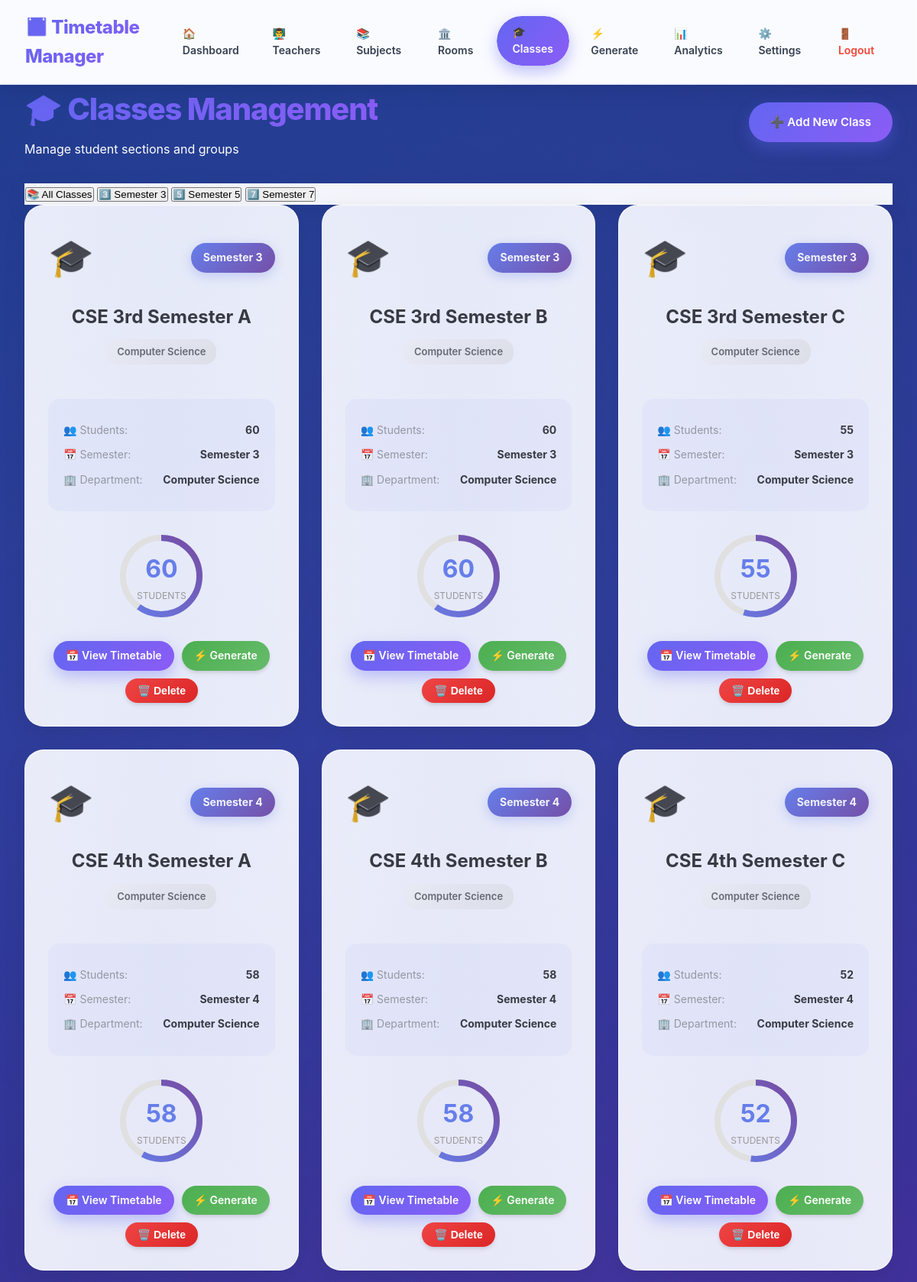
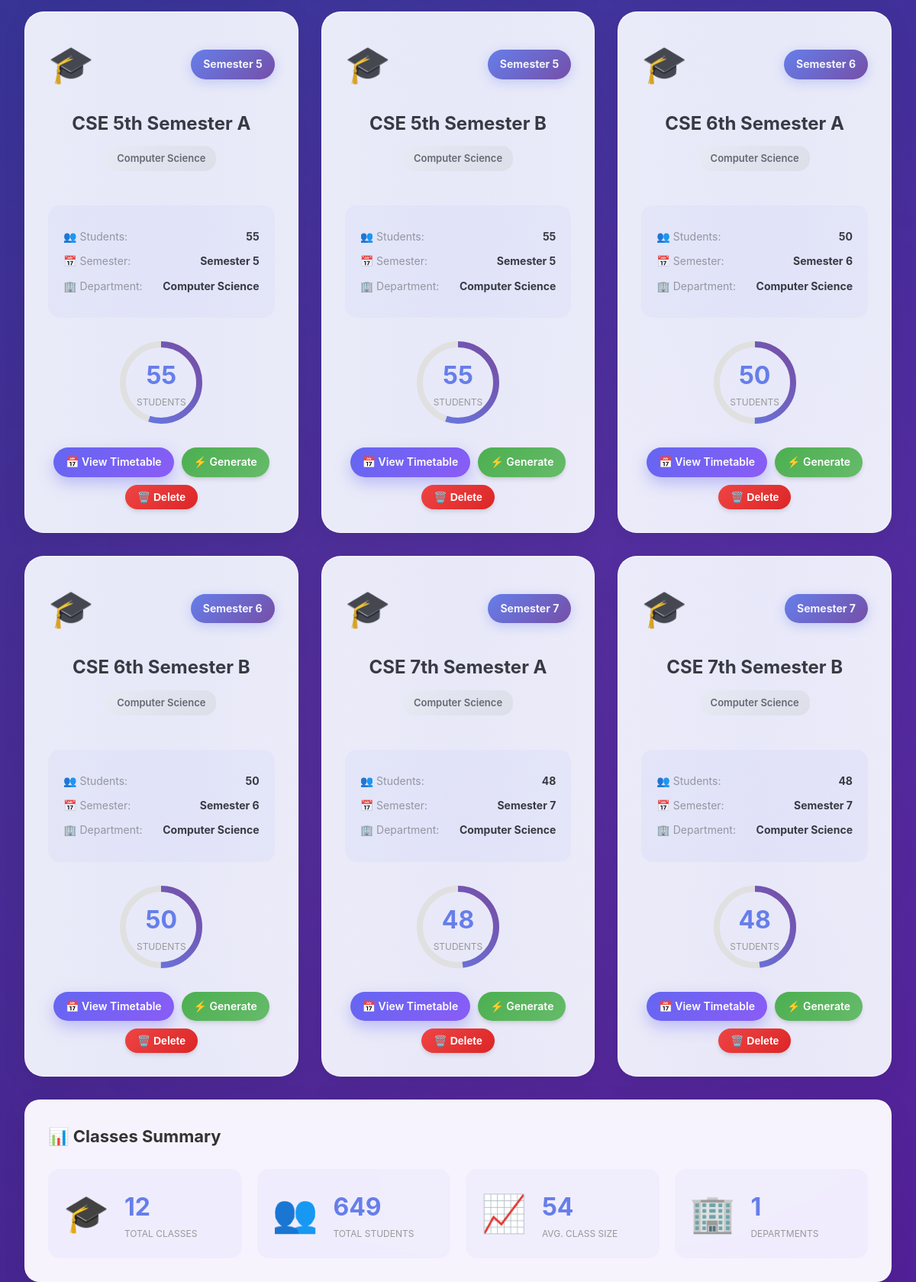
Page /classes (signed in) on the committed database (2 pictures, top to bottom).
### tables this page shows
CREATE TABLE classes (
            id INTEGER PRIMARY KEY AUTOINCREMENT,
            name TEXT NOT NULL,
            semester TEXT,
            department TEXT,
            num_students INTEGER,
            user_id INTEGER NOT NULL,
            created_at TIMESTAMP DEFAULT CURRENT_TIMESTAMP,
            FOREIGN KEY (user_id) REFERENCES users (id)
        );

### app.py (the view)
@app.route('/classes')
@login_required
def classes():
    conn = get_db_connection()
    classes = conn.execute('''
        SELECT * FROM classes WHERE user_id = ? ORDER BY name
    ''', (session['user_id'],)).fetchall()
    conn.close()
    return render_template('classes.html', classes=classes)

### app.py (called while the page is built)
def login_required(f):
    @wraps(f)
    def decorated_function(*args, **kwargs):
        if 'user_id' not in session:
            flash('Please login to access this page.', 'warning')
            return redirect(url_for('login'))
        return f(*args, **kwargs)
    return decorated_function

### database.py (called while the page is built)
def get_db_connection():
    conn = sqlite3.connect(DATABASE)
    conn.row_factory = sqlite3.Row
    return conn

### templates/classes.html (shortened to what this page needs)
<!DOCTYPE html>
<html lang="en">
<head>
    <link rel="stylesheet" href="{{ url_for('static', filename='css/style.css') }}">
</head>
<body>
    <nav class="navbar glass">
        <div class="nav-brand gradient-text">📅 Timetable Manager</div>
        <div class="nav-links">
            <a href="{{ url_for('dashboard') }}">🏠 Dashboard</a>
            <a href="{{ url_for('teachers') }}">👨‍🏫 Teachers</a>
            <a href="{{ url_for('subjects') }}">📚 Subjects</a>
            <a href="{{ url_for('rooms') }}">🏛️ Rooms</a>
            <a href="{{ url_for('classes') }}" class="active">🎓 Classes</a>
            <a href="{{ url_for('generate_timetable') }}">⚡ Generate</a>
            <a href="{{ url_for('analytics') }}">📊 Analytics</a>
            <a href="{{ url_for('settings') }}">⚙️ Settings</a>
            <a href="{{ url_for('logout') }}" style="color: #f44336;">🚪 Logout</a>
        </div>
    </nav>
    <div class="container">
        <div class="page-header fade-in-up">
            <div>
                <h1 class="gradient-text">🎓 Classes Management</h1>
                <p style="color: white; margin-top: 8px;">Manage student sections and groups</p>
            </div>
            <a href="{{ url_for('add_class') }}" class="btn btn-primary glow-on-hover">
                ➕ Add New Class
            </a>
        </div>
        <div class="filter-tabs glass fade-in-up" style="animation-delay: 0.1s;">
            <button class="tab-btn active" onclick="filterBySemester('all')">
                📚 All Classes
            </button>
            <button class="tab-btn" onclick="filterBySemester('Semester 3')">
                3️⃣ Semester 3
            </button>
            <button class="tab-btn" onclick="filterBySemester('Semester 5')">
                5️⃣ Semester 5
            </button>
            <button class="tab-btn" onclick="filterBySemester('Semester 7')">
                7️⃣ Semester 7
            </button>
        </div>
        <div class="classes-grid fade-in-up" style="animation-delay: 0.2s;">
            {% for class in classes %}
            <div class="class-card glass zoom-hover card-3d" data-semester="{{ class['semester'] }}">
                <div class="class-header">
                    <div class="class-icon">🎓</div>
                    <div class="semester-badge">{{ class['semester'] }}</div>
                </div>
                <h3 class="class-name">{{ class['name'] }}</h3>
                <div class="class-department">{{ class['department'] }}</div>
                <div class="class-info">
                    <div class="info-row">
                        <span class="info-label">👥 Students:</span>
                        <span class="info-value">{{ class['num_students'] }}</span>
                    </div>
                    <div class="info-row">
                        <span class="info-label">📅 Semester:</span>
                        <span class="info-value">{{ class['semester'] }}</span>
                    </div>
                    <div class="info-row">
                        <span class="info-label">🏢 Department:</span>
                        <span class="info-value">{{ class['department'] }}</span>
                    </div>
                </div>
                <div class="progress-ring">
                    <svg width="120" height="120">
                        <circle cx="60" cy="60" r="50" stroke="#e0e0e0" stroke-width="8" fill="none"></circle>
                        <circle cx="60" cy="60" r="50" stroke="url(#gradient{{ class['id'] }})" stroke-width="8" fill="none"
                                stroke-dasharray="314" stroke-dashoffset="{{ 314 - (class['num_students'] / 100 * 314) }}"
                                transform="rotate(-90 60 60)"></circle>
                        <defs>
                            <linearGradient id="gradient{{ class['id'] }}" x1="0%" y1="0%" x2="100%" y2="100%">
                                <stop offset="0%" style="stop-color:#667eea;stop-opacity:1" />
                                <stop offset="100%" style="stop-color:#764ba2;stop-opacity:1" />
                            </linearGradient>
                        </defs>
                    </svg>
                    <div class="ring-text">
                        <div class="ring-number">{{ class['num_students'] }}</div>
                        <div class="ring-label">Students</div>
                    </div>
                </div>
                <div class="class-actions">
                    <a href="{{ url_for('view_timetable', class_id=class['id']) }}"
                       class="btn btn-sm btn-primary">
                        📅 View Timetable
                    </a>
                    <a href="{{ url_for('generate_timetable') }}?class={{ class['id'] }}"
                       class="btn btn-sm btn-success">
                        ⚡ Generate
                    </a>
                    <button onclick="deleteClass({{ class['id'] }}, '{{ class['name'] }}')"
                            class="btn btn-sm btn-danger">
                        🗑️ Delete
                    </button>
                </div>
            </div>
            {% endfor %}
        </div>
        <div class="summary-section glass fade-in-up" style="animation-delay: 0.3s;">
            <h3>📊 Classes Summary</h3>
            <div class="summary-grid">
                <div class="summary-item">
                    <div class="summary-icon">🎓</div>
                    <div class="summary-details">
                        <div class="summary-value">{{ classes|length }}</div>
                        <div class="summary-label">Total Classes</div>
                    </div>
                </div>
                <div class="summary-item">
                    <div class="summary-icon">👥</div>
                    <div class="summary-details">
                        <div class="summary-value">
                            {% set total_students = classes|sum(attribute='num_students') %}
                            {{ total_students }}
                        </div>
                        <div class="summary-label">Total Students</div>
                    </div>
                </div>
                <div class="summary-item">
                    <div class="summary-icon">📈</div>
                    <div class="summary-details">
                        <div class="summary-value">
                            {% set avg_students = (classes|sum(attribute='num_students') / classes|length)|int if classes else 0 %}
                            {{ avg_students }}
                        </div>
                        <div class="summary-label">Avg. Class Size</div>
                    </div>
                </div>
                <div class="summary-item">
                    <div class="summary-icon">🏢</div>
                    <div class="summary-details">
                        <div class="summary-value">
                            {% set unique_depts = classes|map(attribute='department')|unique|list|length %}
                            {{ unique_depts }}
                        </div>
                        <div class="summary-label">Departments</div>
                    </div>
                </div>
            </div>
        </div>
    </div>
</body>
</html>

### templates/classes.html (style rules this page uses)
.classes-grid { display: grid; grid-template-columns: repeat(auto-fill, minmax(350px, 1fr)); gap: 30px; }
.class-card { padding: 30px; border-radius: 25px; text-align: center; position: relative; overflow: hidden; }
.class-card::before { content: ''; position: absolute; top: -50%; left: -50%; width: 200%; height: 200%; background: linear-gradient(45deg, transparent, rgba(102, 126, 234, 0.1), transparent); transform: rotate(45deg); transition: all 0.6s; }
.class-header { display: flex; justify-content: space-between; align-items: center; margin-bottom: 20px; }
.class-icon { font-size: 48px; animation: float-icon 3s ease-in-out infinite; }
.semester-badge { padding: 8px 16px; background: linear-gradient(135deg, #667eea, #764ba2); color: white; border-radius: 20px; font-weight: 700; font-size: 14px; box-shadow: 0 4px 15px rgba(102, 126, 234, 0.3); }
.class-name { font-size: 24px; font-weight: 700; color: #333; margin-bottom: 10px; }
.class-department { display: inline-block; padding: 6px 14px; background: linear-gradient(135deg, #f5f5f5, #e8e8e8); border-radius: 15px; font-size: 13px; font-weight: 600; color: #666; margin-bottom: 25px; }
.class-info { background: rgba(102, 126, 234, 0.05); padding: 20px; border-radius: 15px; margin: 20px 0; }
.info-row { display: flex; justify-content: space-between; margin: 10px 0; font-size: 14px; }
.info-label { color: #999; }
.info-value { font-weight: 700; color: #333; }
.progress-ring { position: relative; width: 120px; height: 120px; margin: 25px auto; }
.ring-text { position: absolute; top: 50%; left: 50%; transform: translate(-50%, -50%); text-align: center; }
.ring-number { font-size: 32px; font-weight: 700; color: #667eea; }
.ring-label { font-size: 12px; color: #999; text-transform: uppercase; }
.class-actions { display: flex; gap: 10px; flex-wrap: wrap; justify-content: center; margin-top: 25px; }
.btn-success { background: linear-gradient(135deg, #4caf50, #66bb6a); color: white; }
.summary-section { padding: 30px; border-radius: 20px; margin-top: 30px; }
.summary-section h3 { color: #333; margin-bottom: 25px; font-size: 22px; }
.summary-grid { display: grid; grid-template-columns: repeat(auto-fit, minmax(200px, 1fr)); gap: 20px; }
.summary-item { display: flex; align-items: center; gap: 20px; padding: 20px; background: rgba(102, 126, 234, 0.05); border-radius: 15px; transition: all 0.3s; }
.summary-icon { font-size: 48px; }
.summary-value { font-size: 32px; font-weight: 700; color: #667eea; }
.summary-label { font-size: 12px; color: #999; text-transform: uppercase; }

### rows in the picture
classes: semester "Semester 3", name "CSE 3rd Semester A", department "Computer Science", num_students "60"
classes: semester "Semester 3", name "CSE 3rd Semester B", department "Computer Science", num_students "60"
classes: semester "Semester 3", name "CSE 3rd Semester C", department "Computer Science", num_students "55"
classes: semester "Semester 4", name "CSE 4th Semester A", department "Computer Science", num_students "58"
classes: semester "Semester 4", name "CSE 4th Semester B", department "Computer Science", num_students "58"
classes: semester "Semester 4", name "CSE 4th Semester C", department "Computer Science", num_students "52"
classes: semester "Semester 5", name "CSE 5th Semester A", department "Computer Science", num_students "55"
classes: semester "Semester 5", name "CSE 5th Semester B", department "Computer Science", num_students "55"
classes: semester "Semester 6", name "CSE 6th Semester A", department "Computer Science", num_students "50"
classes: semester "Semester 6", name "CSE 6th Semester B", department "Computer Science", num_students "50"
classes: semester "Semester 7", name "CSE 7th Semester A", department "Computer Science", num_students "48"
classes: semester "Semester 7", name "CSE 7th Semester B", department "Computer Science", num_students "48"

### other values in the picture
{{ classes|length }} "12"
{{ total_students }} "649"
{{ avg_students }} "54"
{{ unique_depts }} "1"
